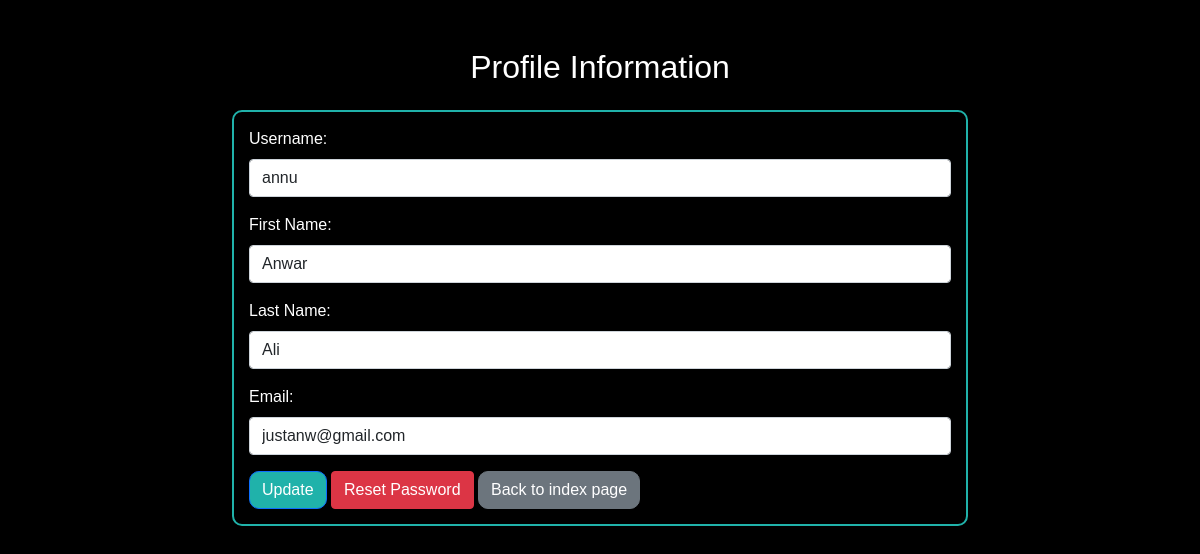
The page /update_user.php (signed in) on the database its author committed.
### tables this page shows
CREATE TABLE IF NOT EXISTS `user` (
  `user_id` int(11) NOT NULL AUTO_INCREMENT,
  `username` varchar(50) NOT NULL,
  `password` varchar(255) NOT NULL,
  `email` varchar(255) NOT NULL,
  `first_name` varchar(50) NOT NULL,
  `last_name` varchar(50) NOT NULL,
  `profile_picture` varchar(255) DEFAULT NULL,
  PRIMARY KEY (`user_id`),
  UNIQUE KEY `username` (`username`),
  UNIQUE KEY `email` (`email`)
);

### update_user.php (the view, shortened to what this page needs)
<?php
include('db.php');
$stmt = $conn->prepare("SELECT first_name, last_name, email FROM user WHERE username = ?");
$stmt->bind_param("s", $_SESSION['username']);
$stmt->execute();
$result = $stmt->get_result();
$row = $result->fetch_assoc();
?>
<head>
    <link href="https://cdn.jsdelivr.net/npm/bootstrap@5.0.2/dist/css/bootstrap.min.css" rel="stylesheet">
    <link rel="stylesheet" href="./styles/style.css">
</head>
<div class="container my-5">
    <div class="row justify-content-center">
        <div class="col-lg-8">
            <h2 class="text-center mb-4 profile">Profile Information</h2>
            <form method="post" class="form">
                <div class="mb-3">
                    <label for="username" class="form-label">Username:</label>
                    <input type="text" id="username" class="form-control"
                        value="<?php echo htmlspecialchars($_SESSION['username']); ?>" >
                </div>
                <div class="mb-3">
                    <label for="firstname" class="form-label">First Name:</label>
                    <input type="text" id="firstname" class="form-control" name="firstname"
                        value="<?php echo htmlspecialchars($row['first_name']); ?>" required>
                </div>
                <div class="mb-3">
                    <label for="lastname" class="form-label">Last Name:</label>
                    <input type="text" id="lastname" class="form-control" name="lastname"
                        value="<?php echo htmlspecialchars($row['last_name']); ?>" required>
                </div>
                <div class="mb-3">
                    <label for="email" class="form-label">Email:</label>
                    <input type="email" id="email" class="form-control" name="email"
                        value="<?php echo htmlspecialchars($row['email']); ?>" required>
                </div>
                <button type="submit" name="submit" class="btn btn-primary">Update</button>
                <a href="password.php" class="btn btn-danger">Reset Password</a>
                <a href="index.php" class="btn btn-secondary">Back to index page</a>
            </form>
        </div>
    </div>
</div>

### styles/style.css (style rules this page uses)
* { box-sizing: border-box; font-family: Arial, sans-serif; margin: 0; padding: 0; font-family:'Lucida Sans', 'Lucida Sans Regular', 'Lucida Grande', 'Lucida Sans Unicode', Geneva, Verdana, sans-serif; }
label { color:white; }
.profile { color:white; }
.form { color: #f1efff!important; }
.form button { background-color: #20b2aa; }
.btn-primary, .btn-secondary { color: #fff; border-radius: 10px; }
a { color: #333; text-decoration: none; }

### rows shown on the page
user: firstname "Anwar", lastname "Ali", email "justanw@gmail.com"
